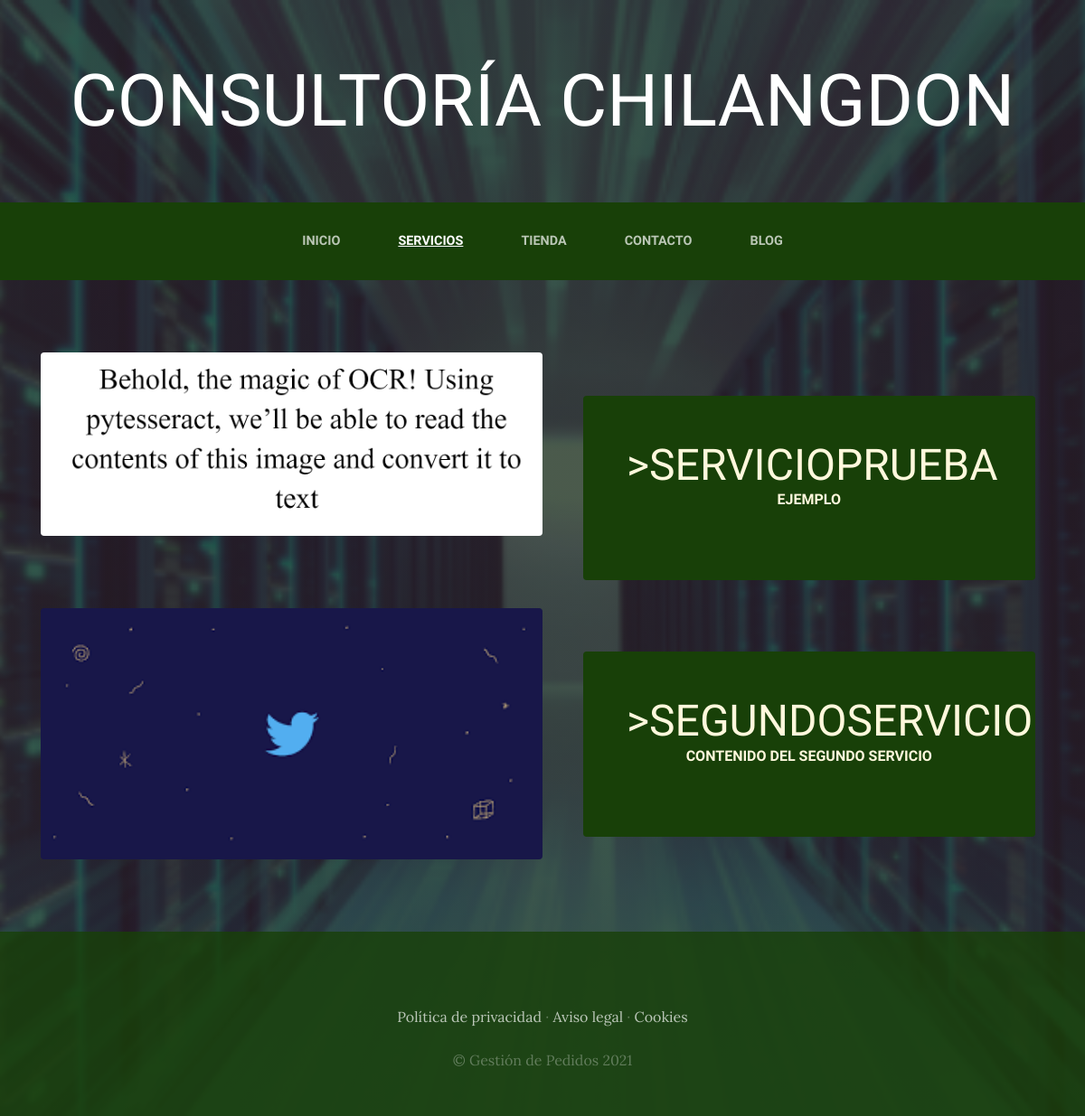
The app's page /servicios/ with its own data.
### servicios/models.py (models this page shows, shortened)
class Servicio(models.Model):
    titulo=models.CharField(max_length=50)
    contenido=models.CharField(max_length=50)
    imagen=models.ImageField(upload_to='servicios')
    created=models.DateTimeField(auto_now_add=True)
    updated=models.DateTimeField(auto_now_add=True)
    class Meta:
        verbose_name='servicio'
        verbose_name_plural='servicios'

### servicios/views.py (the view)
# urls.py: path('servicios/', include('servicios.urls')),
def servicios(request):
    servicios=Servicio.objects.all()
    return render(request, 'servicios/servicios.html', {'servicios':servicios})

### ProyectoFinal/servicios/templates/servicios/servicios.html
{%  extends "ProyectoWebApp/base.html" %}
{% load static %}
{%  block content %}
    {% for servicio in servicios %}
   <section class="page-section clearfix" >
    <div class="container">
      <div class="intro" >
          <img class="intro-img img-fluid mb-3 mb-lg-0 rounded" src="{{servicio.imagen.url}}" alt="" style="width: 50%;">
        <div class="intro-text left-0 text-center bg-faded p-5 rounded"  >
          <h2 class="section-heading mb-4"   >
            <span class="section-heading-lower" >>{{ servicio.titulo }}</span>
            <span class="section-heading-upper">{{ servicio.contenido }}</span>
          </h2>
        </div>
      </div>
    </div>
  </section>
    {% endfor %}
{% endblock %}

### ProyectoWebApp/static/ProyectoWebApp/css/gestion.css (style rules this page uses)
body { font-family: 'Lora'; background: linear-gradient(rgba(47, 23, 15, 0.65), rgba(47, 23, 15, 0.65)), url("../img/bg_main.jpg"); background-attachment: fixed; background-position: center; background-size: cover; }
h1, h2, h3, h4, h5, h6 { font-family: 'Raleway'; }
.page-section { margin-top: 5rem; margin-bottom: 5rem; }
.section-heading { text-transform: uppercase; }
.section-heading .section-heading-upper { display: block; font-size: 1rem; font-weight: 800; padding-bottom:.5rem; }
.section-heading .section-heading-lower { display: block; font-size: 3rem; font-weight: 100; }
.bg-faded { background-color: rgba(255, 255, 255, 0.85); }
.intro { position: relative; }
@media (min-width: 992px) { .intro .intro-img { width: 75%; float: left; } }
@media (min-width: 992px) { .intro .intro-text { left: 600; width: 60%; margin-top: 3rem; background-color: rgba(24, 64, 8); color: cornsilk; position: absolute; } }
@media (min-width: 1200px) { .intro .intro-text { width: 45%; } }

### records on screen
Servicio: imagen (picture), titulo "SERVICIOPRUEBA", contenido "EJEMPLO"
Servicio: imagen (picture), titulo "SEGUNDOSERVICIO", contenido "CONTENIDO DEL SEGUNDO SERVICIO"
